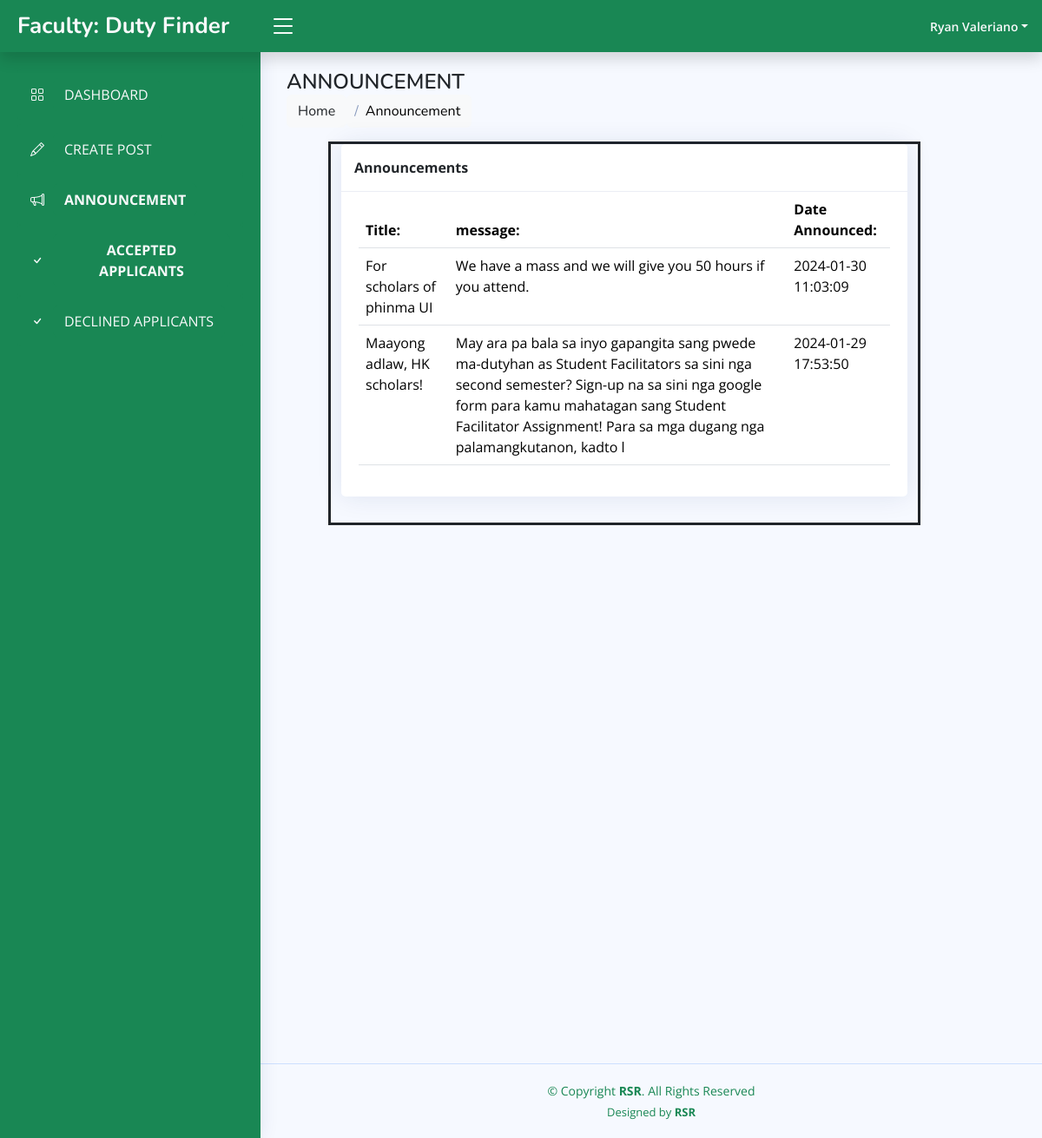
The page /faculty/announcement.php (signed in) on the database its author committed.
### tables this page shows
CREATE TABLE `faculties` (
  `id` int(255) NOT NULL,
  `profile` varchar(255) NOT NULL,
  `fullname` varchar(25) NOT NULL,
  `contact` varchar(255) NOT NULL,
  `address` varchar(255) NOT NULL,
  `email` varchar(255) NOT NULL,
  `password` varchar(255) NOT NULL,
  `id_num` varchar(255) NOT NULL,
  `department` varchar(255) NOT NULL,
  `account_status` varchar(255) NOT NULL
);

CREATE TABLE `announcements` (
  `id` int(255) NOT NULL,
  `title` varchar(255) NOT NULL,
  `message` varchar(255) NOT NULL,
  `date` datetime NOT NULL DEFAULT current_timestamp() ON UPDATE current_timestamp()
);

### faculty/announcement.php (the view, shortened to what this page needs)
<?php
include '../conn.php';
if (empty($_SESSION['email'])) {
?>
  <script>
    alert("Session Expired Please Login Again");
    location.href = '../index.html';
  </script>
<?php
} else {
  $e = $_SESSION['email'];
  $get_faculties_det = mysqli_query($conn, "SELECT * FROM `faculties` WHERE email = '$e'");
  $faculties = mysqli_fetch_object($get_faculties_det);
  $fullname  = $faculties->fullname;
}
?>
<!DOCTYPE html>
<html lang="en">
<head>
  <link href="assets/vendor/bootstrap/css/bootstrap.min.css" rel="stylesheet">
  <link href="assets/vendor/bootstrap-icons/bootstrap-icons.css" rel="stylesheet">
  <link href="assets/vendor/boxicons/css/boxicons.min.css" rel="stylesheet">
  <link href="assets/vendor/quill/quill.snow.css" rel="stylesheet">
  <link href="assets/vendor/quill/quill.bubble.css" rel="stylesheet">
  <link href="assets/vendor/remixicon/remixicon.css" rel="stylesheet">
  <link href="assets/vendor/simple-datatables/style.css" rel="stylesheet">
  <link href="assets/css/style.css" rel="stylesheet">
</head>
<body>
  <header id="header" class="header fixed-top d-flex align-items-center shadow" style="background:#198754 ;">
    <div class="d-flex align-items-center justify-content-between">
      <a href="index.html" class="logo d-flex align-items-center">
        <span class="d-none d-lg-block text-light">Faculty: Duty Finder</span>
      </a>
      <i class="bi bi-list toggle-sidebar-btn text-white"></i>
    </div>
    <nav class="header-nav ms-auto">
      <ul class="d-flex align-items-center">
        <li class="nav-item dropdown pe-3">
          <a class="nav-link nav-profile d-flex align-items-center pe-0" href="#" data-bs-toggle="dropdown">
            <span class="d-none d-md-block dropdown-toggle ps-2 text-light "><?php echo $fullname ?></span>
          </a>
        </li>
      </ul>
    </nav>
  </header>
  <aside id="sidebar" class="sidebar bg-success">
    <ul class="sidebar-nav " id="sidebar-nav">
      <li class="nav-item ">
        <a class="nav-link collapsed bg-success" href="index.php">
          <i class="bi bi-grid text-light"></i>
          <span class="btn btn-success text-light">DASHBOARD</span>
        </a>
      <li class="nav-item ">
        <a class="nav-link collapsed bg-success" href="create.php">
          <i class="bi bi-pencil text-light"></i>
          <span class="btn btn-success text-light">CREATE POST</span>
        </a>
        <a class="nav-link bg-success" href="announcement.php">
          <i class="bi bi-megaphone text-light"></i>
          <span class=" btn btn-success fw-bold text-light" >ANNOUNCEMENT</span>
        </a>
        <a class="nav-link bg-success" href="accepted.php">
          <i class="bi bi-check text-light"></i>
          <span class=" btn btn-success fw-bold text-light" >ACCEPTED APPLICANTS</span>
        </a>
        <a class="nav-link bg-success" href="declined.php">
          <i class="bi bi-check text-light"></i>
          <span class=" btn btn-success  text-light">DECLINED APPLICANTS</span>
        </a>
      </li>
    </ul>
  </aside>
  <main id="main" class="main">
    <div class="pagetitle">
      <h1 class="text-dark">ANNOUNCEMENT</h1>
      <nav>
        <ol class="breadcrumb">
          <li class="breadcrumb-item"><a href="index.php" class="btn btn-light text-dark">Home</a></li>
          <li class="breadcrumb-item btn btn-light">Announcement</li>
        </ol>
      </nav>
    </div>
    <section class="section dashboard">
<div class="row mx-5">
  <div class="col-md-11 border border-3 border-dark">
    <div class="card">
      <div class="card-header">
        <span class=" text-dark fw-bold">Announcements</span>
      </div>
      <div class="card-body table-responsive">
        <table class="table table-hover">
          <thead>
            <tr class="">
              <th>Title:</th>
              <th scope="col">message:</th>
              <th scope="col">Date Announced:</th>
            </tr>
          </thead>
          <tbody>
            <?php
            $announcements = mysqli_query($conn, "SELECT * FROM announcements order by id desc");
            while ($announcement = mysqli_fetch_array($announcements)) {
            ?>
              <tr>
                <td><?php echo $announcement['title']; ?></td>
                <td><?php echo $announcement['message']; ?></td>
                <td><?php echo $announcement['date']; ?></td>
              </tr>
            <?php
            }
            ?>
          </tbody>
        </table>
      </div>
    </div>
  </div>
</div>
</section>
  </main>
  <footer id="footer" class="footer" style="margin-top: 50%">
    <div class="copyright text-success">
      &copy; Copyright <strong><span>RSR</span></strong>. All Rights Reserved
    </div>
    <div class="credits text-success">
      Designed by <a href="https://bootstrapmade.com/" class="text-success fw-bold">RSR</a>
    </div>
  </footer>
</body>
</html>

### faculty/assets/css/style.css (style rules this page uses)
:root { scroll-behavior: smooth; }
body { font-family: "Open Sans", sans-serif; background: #f6f9ff; color: #444444; }
a { color: #4154f1; text-decoration: none; }
h1, h2, h3, h4, h5, h6 { font-family: "Nunito", sans-serif; }
#main { margin-top: 60px; padding: 20px 30px; transition: all 0.3s; }
.pagetitle { margin-bottom: 10px; }
.pagetitle h1 { font-size: 24px; margin-bottom: 0; font-weight: 600; color: #012970; }
.card { margin-bottom: 30px; border: none; border-radius: 5px; box-shadow: 0px 0 30px rgba(1, 41, 112, 0.1); }
.card-header, .card-footer { border-color: #ebeef4; background-color: #fff; color: #798eb3; padding: 15px; }
.card-body { padding: 0 20px 20px 20px; }
.breadcrumb { font-size: 14px; font-family: "Nunito", sans-serif; color: #899bbd; font-weight: 600; }
.breadcrumb a { color: #899bbd; transition: 0.3s; }
.breadcrumb .breadcrumb-item::before { color: #899bbd; }
.logo { line-height: 1; }
@media (min-width: 1200px) { .logo { width: 280px; } }
.logo span { font-size: 26px; font-weight: 700; color: #012970; font-family: "Nunito", sans-serif; }
.header { transition: all 0.5s; z-index: 997; height: 60px; box-shadow: 0px 2px 20px rgba(1, 41, 112, 0.1); background-color: #fff; padding-left: 20px; }
.header .toggle-sidebar-btn { font-size: 32px; padding-left: 10px; cursor: pointer; color: #012970; }
.header-nav ul { list-style: none; }
.header-nav>ul { margin: 0; padding: 0; }
.header-nav .nav-profile { color: #012970; }
.header-nav .nav-profile span { font-size: 14px; font-weight: 600; }
.sidebar { position: fixed; top: 60px; left: 0; bottom: 0; width: 300px; z-index: 996; transition: all 0.3s; padding: 20px; overflow-y: auto; scrollbar-width: thin; scrollbar-color: #aab7cf transparent; box-shadow: 0px 0px 20px rgba(1, 41, 112, 0.1); background-color: #fff; }
@media (min-width: 1200px) { #main, #footer { margin-left: 300px; } }
.sidebar-nav { padding: 0; margin: 0; list-style: none; }
.sidebar-nav li { padding: 0; margin: 0; list-style: none; }
.sidebar-nav .nav-item { margin-bottom: 5px; }
.sidebar-nav .nav-link { display: flex; align-items: center; font-size: 15px; font-weight: 600; color: #4154f1; transition: 0.3; background: #f6f9ff; padding: 10px 15px; border-radius: 4px; }
.sidebar-nav .nav-link i { font-size: 16px; margin-right: 10px; color: #4154f1; }
.sidebar-nav .nav-link.collapsed { color: #012970; background: #fff; }
.sidebar-nav .nav-link.collapsed i { color: #899bbd; }
.footer { padding: 20px 0; font-size: 14px; transition: all 0.3s; border-top: 1px solid #cddfff; }
.footer .copyright { text-align: center; color: #012970; }
.footer .credits { padding-top: 5px; text-align: center; font-size: 13px; color: #012970; }

### rows shown on the page
faculties: fullname "Ryan Valeriano"
announcements: title "For scholars of phinma UI", message "We have a mass and we will give you 50 hours if you attend.", date "2024-01-30 11:03:09"
announcements: title "Maayong adlaw, HK scholars!", message "May ara pa bala sa inyo gapangita sang pwede ma-dutyhan as Student Facilitators sa sini nga second semester? Sign-up na sa sini nga google form para kamu mahatagan sang Student Facilitator Assignment! Para sa mga dugang nga palamangkutanon, kadto l", date "2024-01-29 17:53:50"
